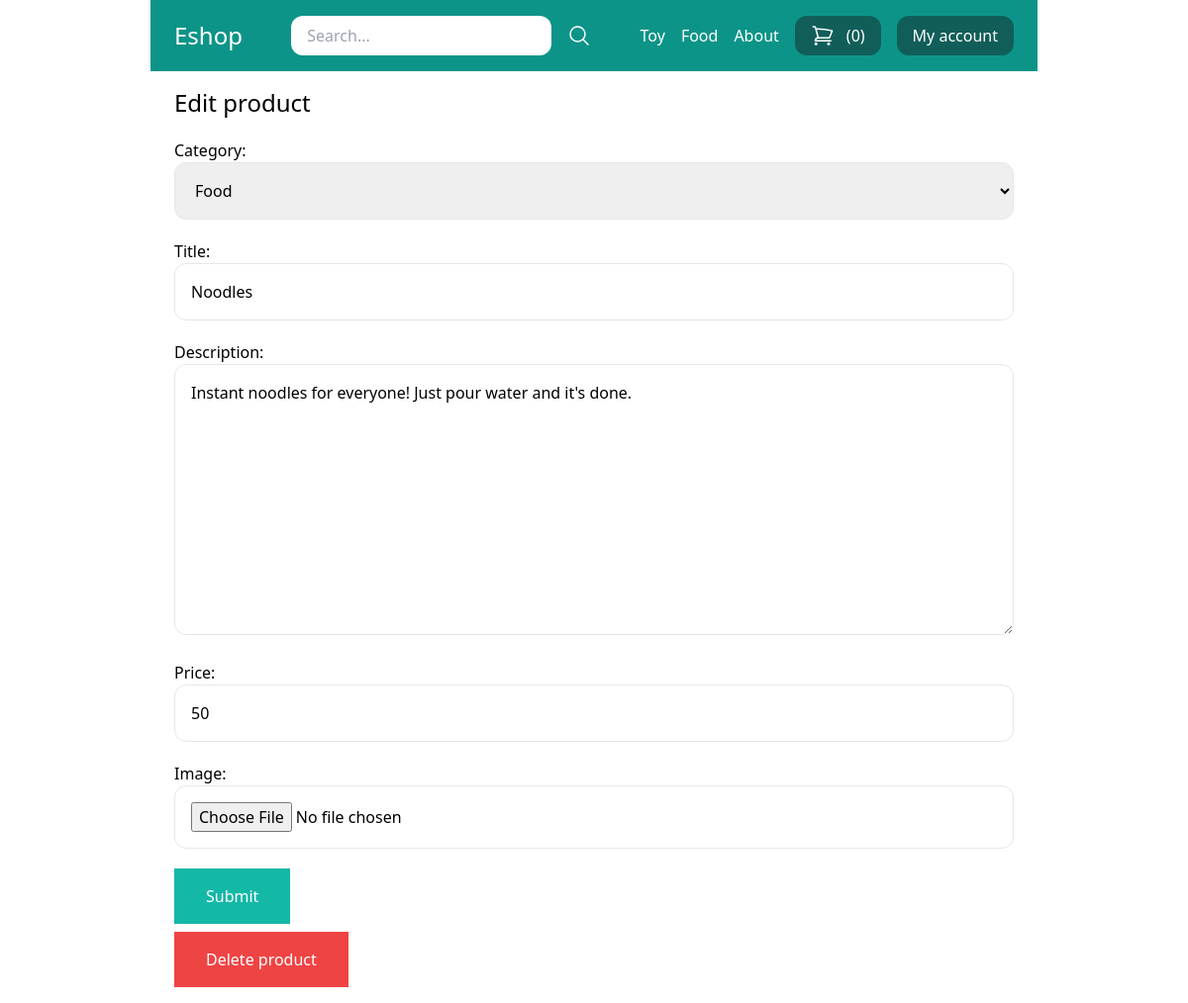
/mystore/edit-product/3/ (signed in), run on the app's committed database.
### store/models.py (models this page shows, shortened)
class Category(models.Model):
	title = models.CharField(max_length=50)
	slug = models.SlugField(max_length=50)
	class Meta:
		verbose_name_plural = 'Categories'
	def __str__(self):
		return self.title

class Product(models.Model):
	DRAFT = 'draft'
	WAITING_APPROVAL = 'waitingapproval'
	ACTIVE = 'active'
	DELETED = 'deleted'
	STATUS_CHOICES = {
		(DRAFT, 'Draft'),
		(WAITING_APPROVAL, 'Waiting approval'),
		(ACTIVE, 'Active'),
		(DELETED, 'Deleted'),
	}
	user = models.ForeignKey(User, related_name='products', on_delete=models.CASCADE)
	category = models.ForeignKey(Category, related_name='products', on_delete=models.CASCADE)
	title = models.CharField(max_length=50)
	slug = models.SlugField(max_length=50)
	description = models.TextField(blank=True)
	price = models.IntegerField()
	image = models.ImageField(upload_to='uploads/product_images', blank=True, null=True)
	thumbnail = models.ImageField(upload_to='uploads/product_images/thumbnail', blank=True, null=True)
	created_at = models.DateTimeField(auto_now_add=True)
	updated_at = models.DateTimeField(auto_now=True)
	status = models.CharField(max_length=50, choices=STATUS_CHOICES, default=ACTIVE)
	class Meta:
		ordering = ('-created_at',)

### userprofile/views.py (the view)
# urls.py: path('mystore/edit-product/<int:pk>/', views.edit_product, name='edit_product'),
@login_required
def edit_product(request, pk):
	product = Product.objects.filter(user=request.user).get(pk=pk)
	if request.method == 'POST':
		form = ProductForm(request.POST, request.FILES, instance=product)
		if form.is_valid():
			form.save()
			messages.success(request, 'Changes saved successfully!')
			return redirect('mystore')
	else:
		form = ProductForm(instance=product)
	return render(request, 'userprofile/add_product.html', {
		'title' : 'Edit product',
		'product' : product,
		'form' : form
		})

### store/forms.py
class ProductForm(forms.ModelForm):
	class Meta:
		model = Product
		fields = ('category', 'title', 'description', 'price', 'image',)
		widgets = {
		'category' : forms.Select(attrs={
			'class' : 'w-full p-4 border border-gray-200 rounded-xl'
			}),
		'title' : forms.TextInput(attrs={
			'class' : 'w-full p-4 border border-gray-200 rounded-xl'
			}),
		'description' : forms.Textarea(attrs={
			'class' : 'w-full p-4 border border-gray-200 rounded-xl'
			}),
		'price' : forms.TextInput(attrs={
			'class' : 'w-full p-4 border border-gray-200 rounded-xl'
			}),
		'image' : forms.FileInput(attrs={
			'class' : 'w-full p-4 border border-gray-200 rounded-xl'
			}),
		}

### store/cart.py (called while the page is built)
    def __len__(self):
        return sum(item['quantity'] for item in self.cart.values())

### store/context_processors.py (called while the page is built)
def cart(request):
	return {'cart' : Cart(request)}

### store/templatetags/menu.py (called while the page is built)
@register.inclusion_tag('core/menu.html')
def menu():
	categories = Category.objects.all()
	return {'categories' : categories}

### userprofile/templates/userprofile/add_product.html (shortened to what this page needs)
{% extends 'core/base.html' %}
{% block content %}
<h1 class="text-2xl">{{ title }}</h1>
<form class="space-y-5" method="post" action="." enctype="multipart/form-data">
	{{ form.as_p }}
	<button class="mt-2 py-4 px-8 bg-teal-500 text-white hover:bg-teal-800">Submit</button>
</form>
{% if product %}
<a href="{% url 'delete_product' product.id %}" class="mt-2 inline-block py-4 px-8 bg-red-500 text-white">Delete product</a>
{% endif %}
{% endblock %}

### core/templates/core/menu.html
{% for category in categories %}
	<a href="{% url 'category_detail' category.slug %}" class="text-white">{{ category.title }}</a>
{% endfor %}
<a href="{% url 'about' %}" class="text-white">About</a>

### data on the page
Category: title "Toy", title "Noodles"
Category: title "Food"
Product: category "Food", description "Instant noodles for everyone! Just pour water and it's done.", price "50"

### other printed values
{{ cart|length }} "0"
{{ title }} "Edit product"
